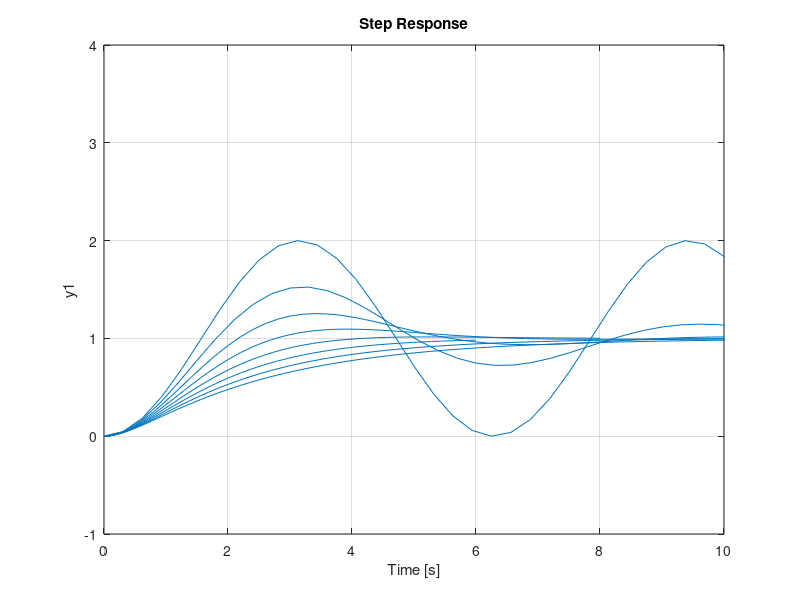
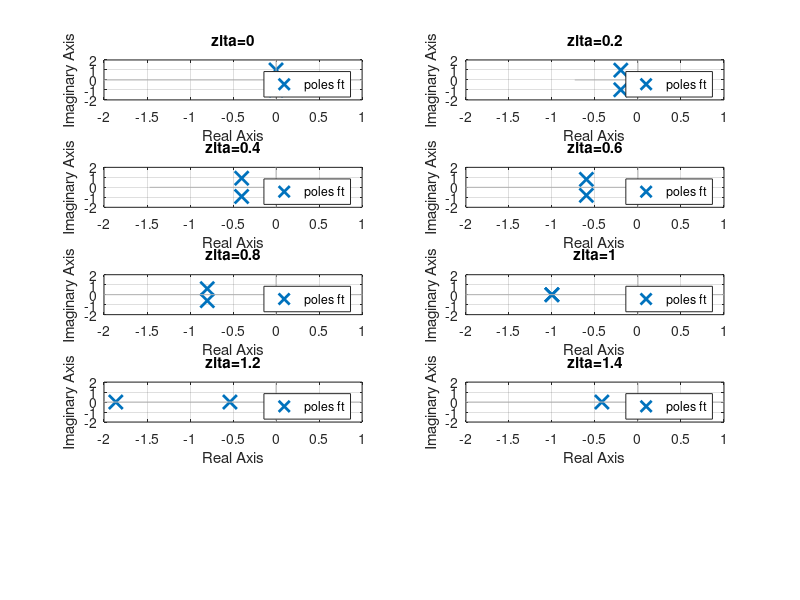

These figures' MATLAB source, in order:
%sistema de segundo orden

close all

wn=1;
zita=[0:0.2:1.4];
k=1;
Num=[k*wn^2];

hf1=figure;
hf2=figure;
for i=1:length(zita)
    Den=[1 2*zita(i)*wn wn^2];
    ft=tf(Num,Den);
    figure(hf1);
    step(ft);
    axis([0 10 -1 4])
    hold on
    figure(hf2)
    subplot(5,2,i);
    pzmap(ft);
    axis([-2 1 -2 2])
    title(strcat('zita=',num2str(zita(i))))
end
